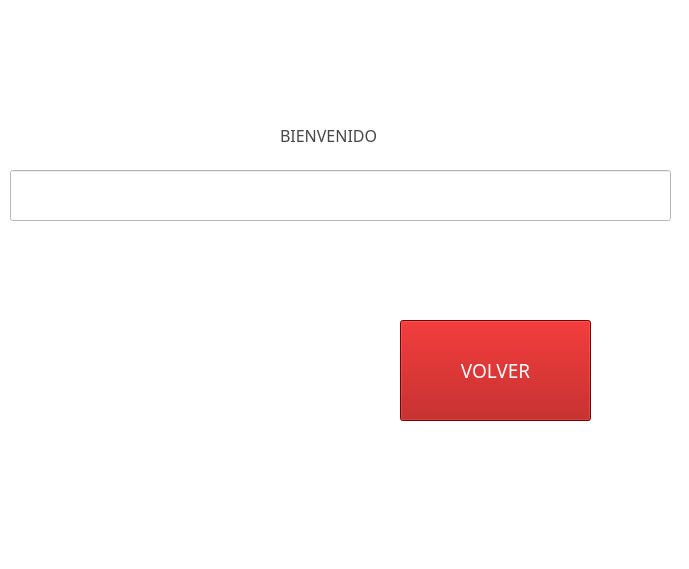
<?xml version="1.0" encoding="UTF-8"?>
<ui version="4.0">
 <class>MainWindow</class>
 <widget class="QMainWindow" name="MainWindow">
  <property name="geometry">
   <rect>
    <x>0</x>
    <y>0</y>
    <width>689</width>
    <height>569</height>
   </rect>
  </property>
  <property name="windowTitle">
   <string>MainWindow</string>
  </property>
  <property name="styleSheet">
   <string notr="true">background-color: rgb(255, 255, 255);</string>
  </property>
  <widget class="QWidget" name="centralwidget">
   <widget class="QLineEdit" name="linea">
    <property name="geometry">
     <rect>
      <x>10</x>
      <y>170</y>
      <width>661</width>
      <height>51</height>
     </rect>
    </property>
    <property name="styleSheet">
     <string notr="true">background-color: rgb(255, 255, 255);</string>
    </property>
   </widget>
   <widget class="QLabel" name="label_2">
    <property name="geometry">
     <rect>
      <x>280</x>
      <y>120</y>
      <width>101</width>
      <height>31</height>
     </rect>
    </property>
    <property name="font">
     <font>
      <family>Bahnschrift</family>
      <pointsize>12</pointsize>
      <weight>50</weight>
      <italic>false</italic>
      <bold>false</bold>
     </font>
    </property>
    <property name="styleSheet">
     <string notr="true">background-color: rgb(255, 255, 255);
color: rgb(71, 71, 71);</string>
    </property>
    <property name="text">
     <string>BIENVENIDO</string>
    </property>
   </widget>
   <widget class="QPushButton" name="volver">
    <property name="geometry">
     <rect>
      <x>400</x>
      <y>320</y>
      <width>191</width>
      <height>101</height>
     </rect>
    </property>
    <property name="font">
     <font>
      <family>Bahnschrift</family>
      <pointsize>14</pointsize>
      <weight>50</weight>
      <italic>false</italic>
      <bold>false</bold>
     </font>
    </property>
    <property name="styleSheet">
     <string notr="true">color: rgb(255, 255, 255);
;
background-color: rgb(170, 0, 0);</string>
    </property>
    <property name="text">
     <string>VOLVER</string>
    </property>
   </widget>
   <widget class="QLabel" name="label">
    <property name="geometry">
     <rect>
      <x>40</x>
      <y>230</y>
      <width>251</width>
      <height>201</height>
     </rect>
    </property>
    <property name="styleSheet">
     <string notr="true">image: url(:/jj/1556139309_996585_1556139662_noticia_normal.jpg);</string>
    </property>
    <property name="text">
     <string/>
    </property>
   </widget>
   <widget class="QLabel" name="label_3">
    <property name="geometry">
     <rect>
      <x>150</x>
      <y>0</y>
      <width>341</width>
      <height>111</height>
     </rect>
    </property>
    <property name="styleSheet">
     <string notr="true">image: url(:/logo1/logo1.png);</string>
    </property>
    <property name="text">
     <string/>
    </property>
   </widget>
   <widget class="QLabel" name="label_4">
    <property name="geometry">
     <rect>
      <x>0</x>
      <y>430</y>
      <width>301</width>
      <height>111</height>
     </rect>
    </property>
    <property name="styleSheet">
     <string notr="true">image: url(:/logo3/logo3.jpg);</string>
    </property>
    <property name="text">
     <string/>
    </property>
   </widget>
  </widget>
  <widget class="QMenuBar" name="menubar">
   <property name="geometry">
    <rect>
     <x>0</x>
     <y>0</y>
     <width>689</width>
     <height>21</height>
    </rect>
   </property>
  </widget>
  <widget class="QStatusBar" name="statusbar"/>
 </widget>
 <resources>
  <include location="../Logo1.qrc"/>
  <include location="../logo2.qrc"/>
  <include location="../logo3.qrc"/>
  <include location="imjj.qrc"/>
 </resources>
 <connections/>
</ui>
